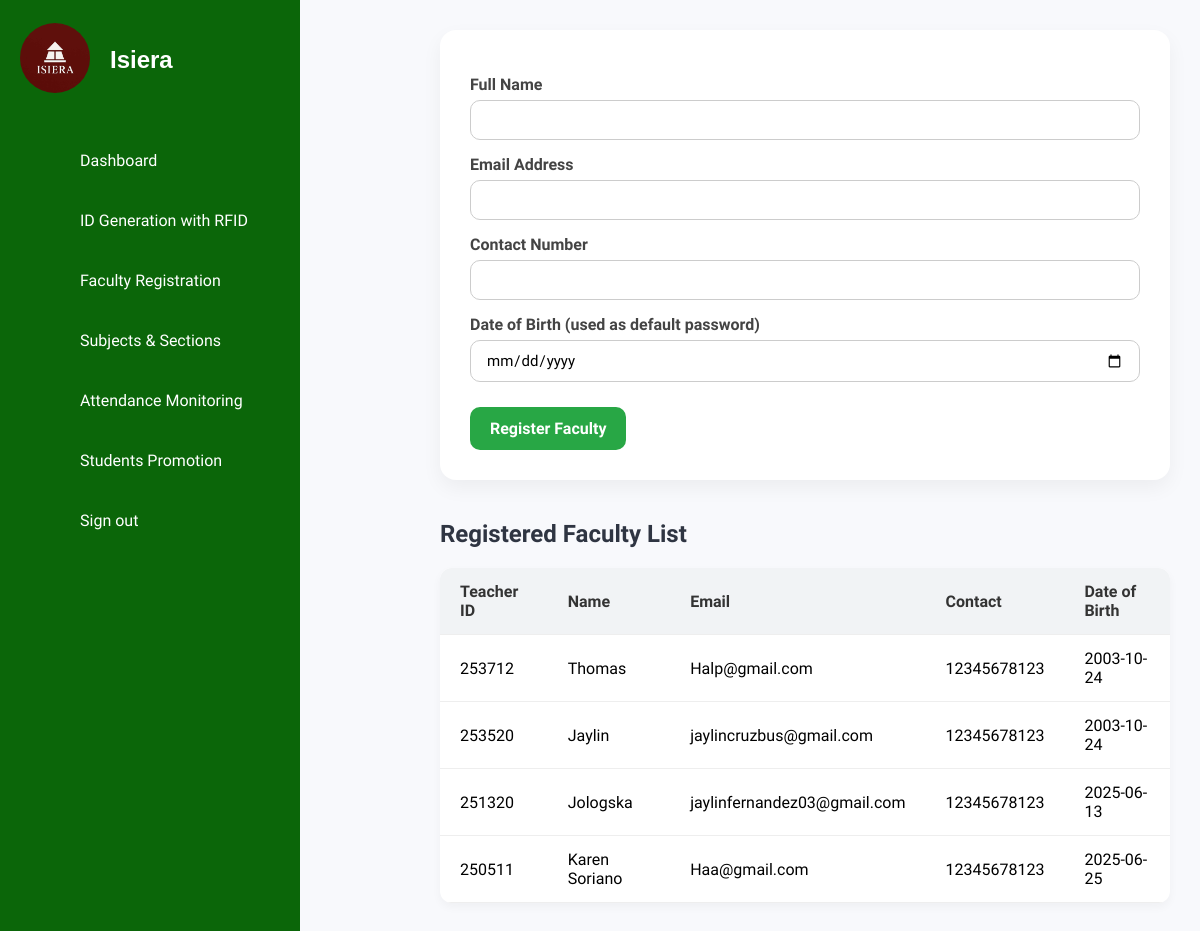
Screenshot of /isiera/faculty_registration.php with the database file from the repository.
### tables this page shows
CREATE TABLE `faculty` (
  `id` int(11) NOT NULL,
  `teacher_id` varchar(6) NOT NULL,
  `name` varchar(100) NOT NULL,
  `email` varchar(100) NOT NULL,
  `contact` varchar(20) DEFAULT NULL,
  `dob` date NOT NULL,
  `password` varchar(255) NOT NULL
);

### isiera/faculty_registration.php (the view, shortened to what this page needs)
<?php
include('db_connection.php');
?>
<!DOCTYPE html>
<html lang="en">
<head>
    <link rel="stylesheet" href="assets/css/style.css">
    <link rel="stylesheet" href="assets/css/faculty.css">
</head>
<body>
    <?php include('sidebar.php'); ?>
    <div class="faculty-party" style="margin-left: 410px;">
        <div class="faculty-card">
            <form method="POST" action="">
                <label>Full Name</label>
                <input type="text" name="name" required>
                <label>Email Address</label>
                <input type="email" name="email" required>
                <label>Contact Number</label>
                <input type="text" name="contact" required>
                <label>Date of Birth (used as default password)</label>
                <input type="date" name="dob" required>
                <input type="submit" name="register" value="Register Faculty">
            </form>
        </div>
        <h2>Registered Faculty List</h2>
        <table class="faculty-table">
            <thead>
                <tr>
                    <th>Teacher ID</th>
                    <th>Name</th>
                    <th>Email</th>
                    <th>Contact</th>
                    <th>Date of Birth</th>
                </tr>
            </thead>
            <tbody>
                <?php
                $result = $conn->query("SELECT teacher_id, name, email, contact, dob FROM faculty ORDER BY id DESC");
                if ($result->num_rows > 0):
                    while ($row = $result->fetch_assoc()):
                ?>
                <tr>
                    <td><?= htmlspecialchars($row['teacher_id']) ?></td>
                    <td><?= htmlspecialchars($row['name']) ?></td>
                    <td><?= htmlspecialchars($row['email']) ?></td>
                    <td><?= htmlspecialchars($row['contact']) ?></td>
                    <td><?= htmlspecialchars($row['dob']) ?></td>
                </tr>
                <?php endwhile; else: ?>
                <tr><td colspan="5">No faculty registered yet.</td></tr>
                <?php endif; ?>
            </tbody>
        </table>
    </div>
</body>
</html>

### isiera/assets/css/style.css (style rules this page uses)
* { font-family: 'Ubuntu', sans-serif; margin: 0; padding: 0; box-sizing: border-box; }
:root { --green: #0b6609; --white: #fff; --gray: #f5f5f5; --black1: #222; --black2: #999; }
body { min-height: 100vh; overflow-x: hidden; }

### isiera/assets/css/faculty.css (style rules this page uses)
body { font-family: 'Segoe UI', Tahoma, Geneva, Verdana, sans-serif; background-color: #f8f9fc; margin: 0; padding: 0; }
.faculty-party h1, .faculty-party h2 { color: #2f3542; margin-bottom: 20px; }
.faculty-party { margin-left: 280px; padding: 30px; max-width: 1000px; }
.faculty-card { background: #fff; padding: 30px; border-radius: 16px; box-shadow: 0 8px 20px rgba(0, 0, 0, 0.05); margin-bottom: 40px; }
.faculty-card label { font-weight: 600; color: #444; display: block; margin-top: 15px; }
.faculty-card input[type="text"], .faculty-card input[type="email"], .faculty-card input[type="date"] { width: 100%; padding: 10px 15px; border: 1px solid #ccc; border-radius: 10px; margin-top: 6px; font-size: 15px; }
.faculty-card input[type="submit"] { margin-top: 25px; background-color: #28a745; color: #fff; border: none; padding: 12px 20px; font-size: 16px; font-weight: bold; border-radius: 10px; cursor: pointer; transition: background 0.3s ease; }
.faculty-table { width: 100%; border-collapse: collapse; background-color: #fff; border-radius: 12px; overflow: hidden; box-shadow: 0 4px 10px rgba(0, 0, 0, 0.04); }
.faculty-table th, .faculty-table td { text-align: left; padding: 14px 20px; border-bottom: 1px solid #eee; }
.faculty-table th { background-color: #f1f3f5; color: #333; }

### rows the page displays
faculty: teacher "253712", name "Thomas", email "Halp@gmail.com", contact "12345678123", dob "2003-10-24"
faculty: teacher "253520", name "Jaylin", email "jaylincruzbus@gmail.com", contact "12345678123", dob "2003-10-24"
faculty: teacher "251320", name "Jologska", email "jaylinfernandez03@gmail.com", contact "12345678123", dob "2025-06-13"
faculty: teacher "250511", name "Karen Soriano", email "Haa@gmail.com", contact "12345678123", dob "2025-06-25"
